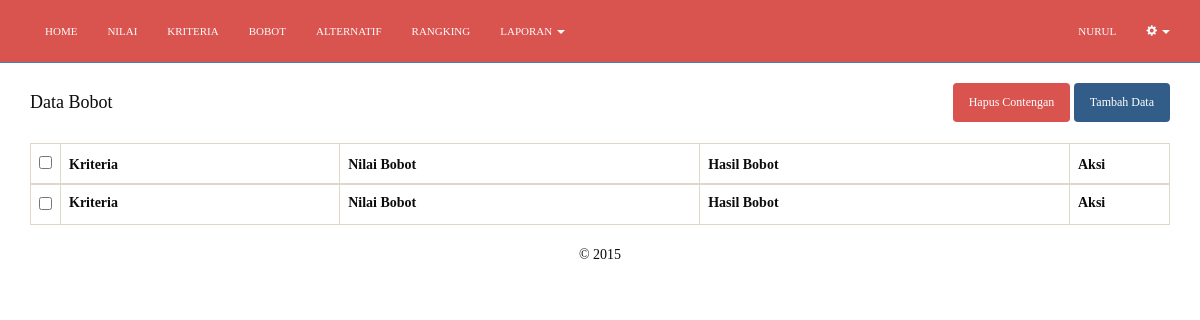
Before: /bobot.php (signed in) with the older database file.
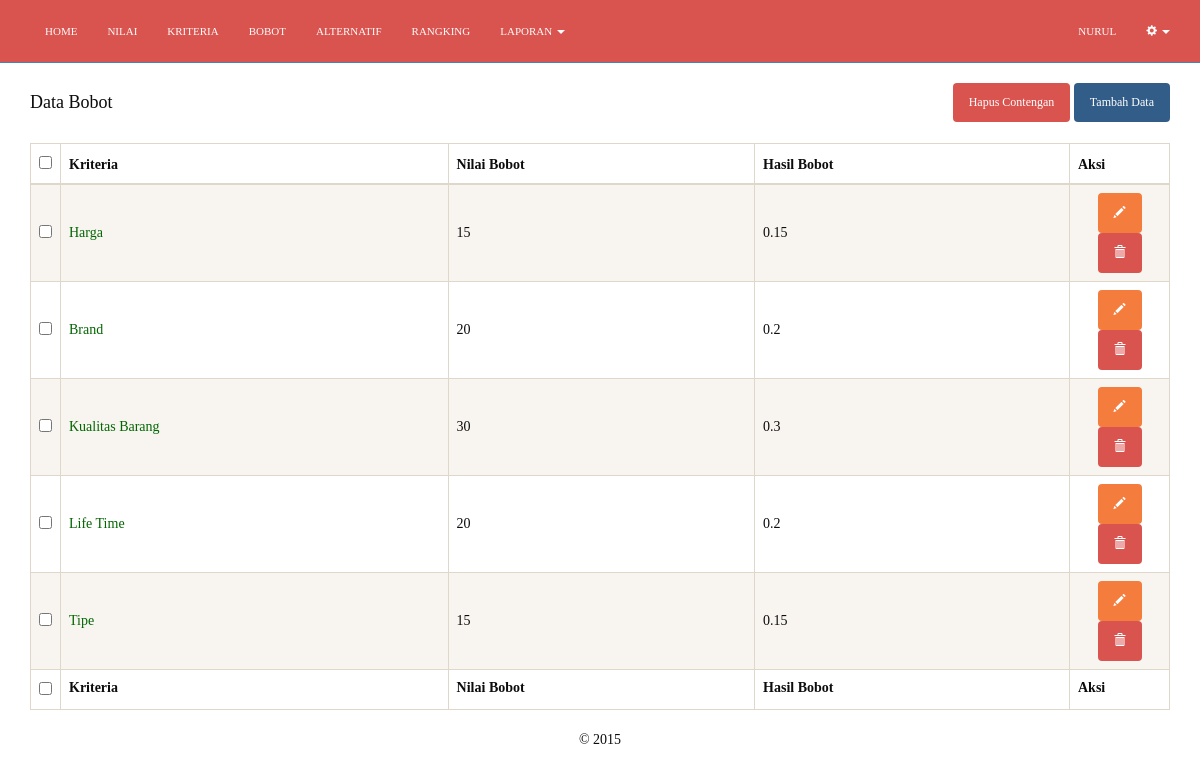
After: the same page with the newer database file.
### tables this page shows
CREATE TABLE `wp_bobot` (
  `id_kriteria` int(11) NOT NULL,
  `nilai_bobot` double NOT NULL,
  `hasil_bobot` double NOT NULL
);

CREATE TABLE `wp_kriteria` (
  `id_kriteria` int(11) NOT NULL,
  `nama_kriteria` varchar(255) NOT NULL,
  `tipe_kriteria` varchar(10) NOT NULL
);

### includes/bobot.inc.php (called while the page is built, shortened)
<?php
class Bobot{
	private $conn;
	private $table_name = "wp_bobot";
	public function __construct($db){
		$this->conn = $db;
	}
	function insert2($a,$b){
		$query = "update ".$this->table_name." set hasil_bobot = '$a' where id_kriteria = '$b'";
		$stmt = $this->conn->prepare($query);
		if($stmt->execute()){
			return true;
		}else{
			return false;
		}
	}
	function readAll(){
		$query = "SELECT * FROM ".$this->table_name." a, wp_kriteria b where a.id_kriteria=b.id_kriteria ORDER BY a.id_kriteria ASC";
		$stmt = $this->conn->prepare( $query );
		$stmt->execute();
		return $stmt;
	}
	function readSum(){
		$query = "SELECT sum(nilai_bobot) as hasilbb FROM " . $this->table_name . " LIMIT 0,1";
		$stmt = $this->conn->prepare( $query );
		$stmt->execute();
		$row = $stmt->fetch(PDO::FETCH_ASSOC);
		$this->hs = $row['hasilbb'];
	}
}
?>

### bobot.php (the view, shortened to what this page needs)
<?php
include_once 'header.php';
include_once 'includes/bobot.inc.php';
$pro = new Bobot($db);
$stmt = $pro->readAll();
$pro->readSum();
        ?>
<form method="post">
    <div class="row">
        <div class="col-md-6 text-left">
            <h4>Data Bobot</h4>
        </div>
        <div class="col-md-6 text-right">
            <button type="submit" name="hapus-contengan" class="btn btn-danger">Hapus Contengan</button>
            <button type="button" onclick="location.href='bobot-baru.php'" class="btn btn-primary">Tambah Data</button>
        </div>
    </div>
    <br />
    <table width="100%" class="table table-striped table-bordered" id="tabeldata">
        <thead>
            <tr>
                <th width="10px"><input type="checkbox" name="select-all" id="select-all" /></th>
                <th>Kriteria</th>
                <th>Nilai Bobot</th>
                <th>Hasil Bobot</th>
                <th width="100px">Aksi</th>
            </tr>
        </thead>
        <tfoot>
            <tr>
                <th><input type="checkbox" name="select-all2" id="select-all2" /></th>
                <th>Kriteria</th>
                <th>Nilai Bobot</th>
                <th>Hasil Bobot</th>
                <th>Aksi</th>
            </tr>
        </tfoot>
        <tbody>
            <?php
            while ($row = $stmt->fetch(PDO::FETCH_ASSOC)) {
                ?>
                <tr>
                    <td style="vertical-align:middle;"><input type="checkbox" value="<?php echo $row['id_kriteria'] ?>"
                            name="checkbox[]" /></td>
                    <td style="vertical-align:middle;"><a style="color:#060;"
                            href="kriteria-ubah.php?id=<?php echo $row['id_kriteria'] ?>"><?php echo $row['nama_kriteria'] ?></a>
                    </td>
                    <td style="vertical-align:middle;"><?php echo $row['nilai_bobot'] ?></td>
                    <td style="vertical-align:middle;">
                        <?php
                        $hasbb = $row['nilai_bobot'] / $pro->hs;
                        $pro->insert2($hasbb, $row['id_kriteria']);
                        echo $hasbb;
                        ?>
                    </td>
                    <td style="text-align:center;vertical-align:middle;">
                        <a href="bobot-ubah.php?id=<?php echo $row['id_kriteria'] ?>" class="btn btn-warning"><span
                                class="glyphicon glyphicon-pencil" aria-hidden="true"></span></a>
                        <a href="bobot-hapus.php?id=<?php echo $row['id_kriteria'] ?>"
                            onclick="return confirm('Yakin ingin menghapus data')" class="btn btn-danger"><span
                                class="glyphicon glyphicon-trash" aria-hidden="true"></span></a>
                    </td>
                </tr>
                <?php
            }
            ?>
        </tbody>
    </table>
</form>
<?php
include_once 'footer.php';
?>

Changed rows visible on the page:
added wp_bobot: id_kriteria.nama_kriteria "Harga", nilai_bobot "15", hasbb "0.15"
added wp_bobot: id_kriteria.nama_kriteria "Brand", nilai_bobot "20", hasbb "0.2"
added wp_bobot: id_kriteria.nama_kriteria "Kualitas Barang", nilai_bobot "30", hasbb "0.3"
added wp_bobot: id_kriteria.nama_kriteria "Life Time", nilai_bobot "20", hasbb "0.2"
added wp_bobot: id_kriteria.nama_kriteria "Tipe", nilai_bobot "15", hasbb "0.15"
